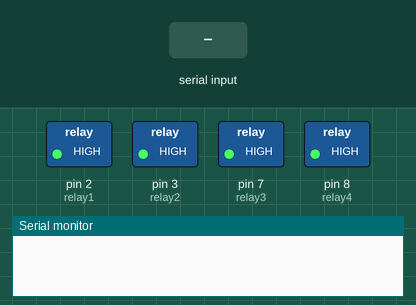
Recording of a sketch running on a simulated Arduino Uno, built with avr-gcc and run on an emulated ATmega328P. On the bench: switched loads named in the sketch (green lamp = pin HIGH), the last lines printed to the serial monitor. The inputs (shaded band) are chosen by the test bench.

Above: at 1.2 s.
1.3 s: "A" received over Serial
At 2.5 s:
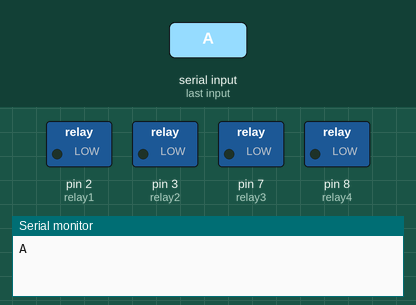
2.8 s: "b" received over Serial
At 3.8 s:
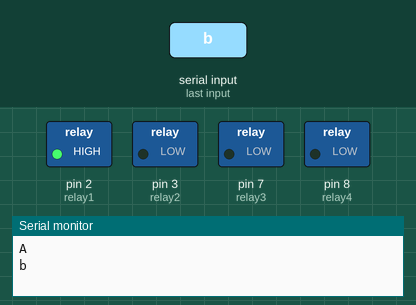
4.3 s: "c" received over Serial
At 4.9 s:
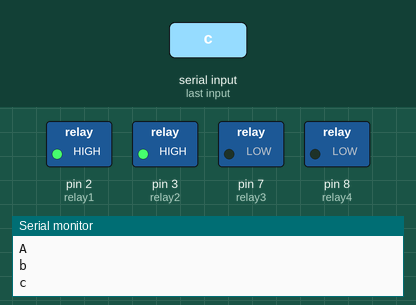
5.8 s: "B" received over Serial
At 6.1 s:
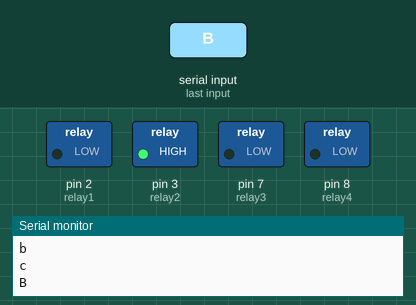
7.3 s: "d" received over Serial
At 8.4 s:
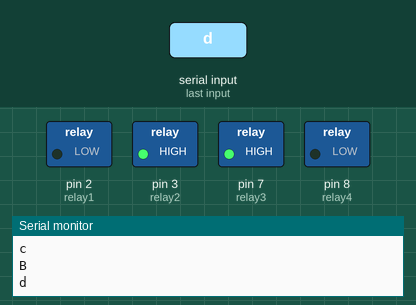
8.8 s: "C" received over Serial
At 9.6 s:
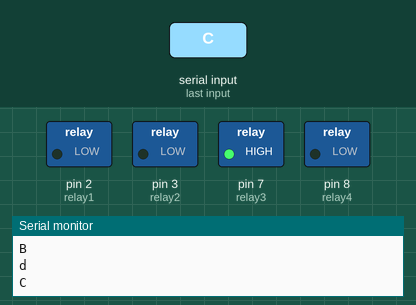
Timing chart, 0 to 11.3 s (numbered marks = the images above; inputs shaded):
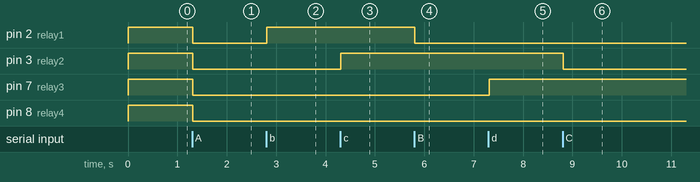

The sketch:

Automation_4.ino
```cpp
#define relay1 2
#define relay2 3
#define relay3 7
#define relay4 8

char voice[32];  // Buffer for serial input

void setup() {
  Serial.begin(9600);
  pinMode(relay1, OUTPUT);
  pinMode(relay2, OUTPUT);
  pinMode(relay3, OUTPUT);
  pinMode(relay4, OUTPUT);
  switchoff();  // Ensure all relays are off at startup
}

void loop() {
  if (Serial.available()) {
    delay(10);
    int i = 0;
    while (Serial.available()) {
      char c = Serial.read();
      if (c == '#' || i >= 31) {
        voice[i] = '\0';
        break;
      }
      voice[i++] = c;
    }

    Serial.println(voice);

    if (strcmp(voice, "A") == 0) {
      switchon();
    } else if (strcmp(voice, "a") == 0) {
      switchoff();
    } else if (strcmp(voice, "B") == 0) {
      digitalWrite(relay1, LOW);
    } else if (strcmp(voice, "b") == 0) {
      digitalWrite(relay1, HIGH);
    } else if (strcmp(voice, "C") == 0) {
      digitalWrite(relay2, LOW);
    } else if (strcmp(voice, "c") == 0) {
      digitalWrite(relay2, HIGH);
    } else if (strcmp(voice, "D") == 0) {
      digitalWrite(relay3, LOW);
    } else if (strcmp(voice, "d") == 0) {
      digitalWrite(relay3, HIGH);
    } else if (strcmp(voice, "E") == 0) {
      digitalWrite(relay4, LOW);
    } else if (strcmp(voice, "e") == 0) {
      digitalWrite(relay4, HIGH);
    }
  }
}

void switchon() {
  digitalWrite(relay1, LOW);
  digitalWrite(relay2, LOW);
  digitalWrite(relay3, LOW);
  digitalWrite(relay4, LOW);
}

void switchoff() {
  digitalWrite(relay1, HIGH);
  digitalWrite(relay2, HIGH);
  digitalWrite(relay3, HIGH);
  digitalWrite(relay4, HIGH);
}
```

Measured:
- after the input at 1.3 s, pin 2 (relay1), pin 3 (relay2), pin 7 (relay3), pin 8 (relay4): HIGH → LOW at once
- after the input at 2.8 s, pin 2 (relay1): LOW → HIGH at once
- after the input at 4.3 s, pin 3 (relay2): LOW → HIGH at once
- after the input at 5.8 s, pin 2 (relay1): HIGH → LOW at once
- after the input at 7.3 s, pin 7 (relay3): LOW → HIGH at once
- after the input at 8.8 s, pin 3 (relay2): HIGH → LOW at once
